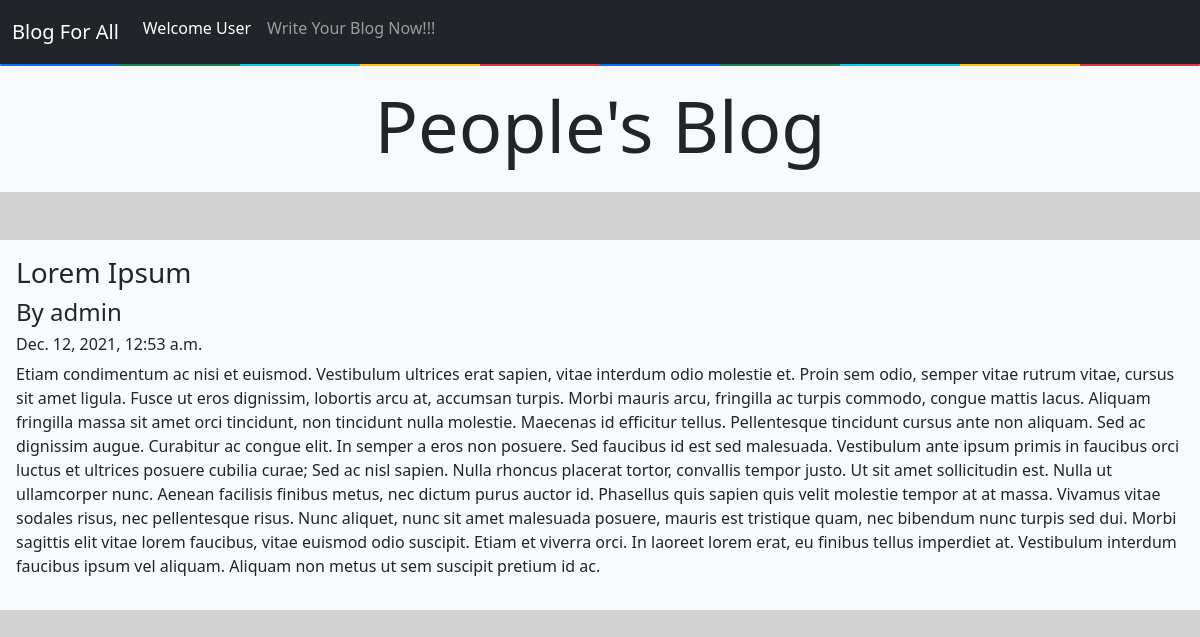
Screenshot of /post/2 with the database file from the repository.
### App/models.py (models this page shows)
class blog_model(models.Model):
    id = models.IntegerField(primary_key=True)
    name = models.CharField(max_length=100, default="")
    blog_title = models.CharField(max_length=100, default="", editable=True)
    content = models.TextField()
    created_at = models.DateTimeField(default=datetime.now, blank=True)

### App/views.py (the view)
# urls.py: path("post/<str:var>", views.post, name="post"),
def post(request, var):
    my_post =  blog_model.objects.get(id = var)
    return render(request, "5_posts.html", {'my_post':my_post})

### templates/5_posts.html (shortened to what this page needs)
{% extends 'base.html' %}
{% block body %}
<div class="container-fluid mt-0 p-0">
  <div class="d-flex justify-content-center bg-light py-3 mb-5">
  <h1 class="display-2"> People's Blog </h1>
  </div>
      <div class="bg-light p-3 mb-3">
      <h3> {{ my_post.blog_title }} </h3>
      <h4> By {{ my_post.name }} </h4>
      <h6> {{ my_post.created_at }} </h6>
      <p>
          {{ my_post.content }}
      </p>
      </div>
</div>
{% endblock body %}

### rows the page displays
blog_model: blog_title "Lorem Ipsum", name "admin", created_at "Dec. 12, 2021, 12:53 a.m.", content "Etiam condimentum ac nisi et euismod. Vestibulum ultrices erat sapien, vitae interdum odio molestie et. Proin sem odio, semper vitae rutrum vitae, cursus sit amet ligula. Fusce ut eros dignissim, lobortis arcu at, accumsan turpis. Morbi mauris arcu, fringilla ac turpis commodo, congue mattis lacus. Aliquam fringilla massa sit amet orci tincidunt, non tincidunt nulla molestie. Maecenas id efficitur tellus. Pellentesque tincidunt cursus ante non aliquam. Sed ac dignissim augue. Curabitur ac congue elit. In semper a eros non posuere. Sed faucibus id est sed malesuada. Vestibulum ante ipsum primis in faucibus orci luctus et ultrices posuere cubilia curae; Sed ac nisl sapien. Nulla rhoncus…"
